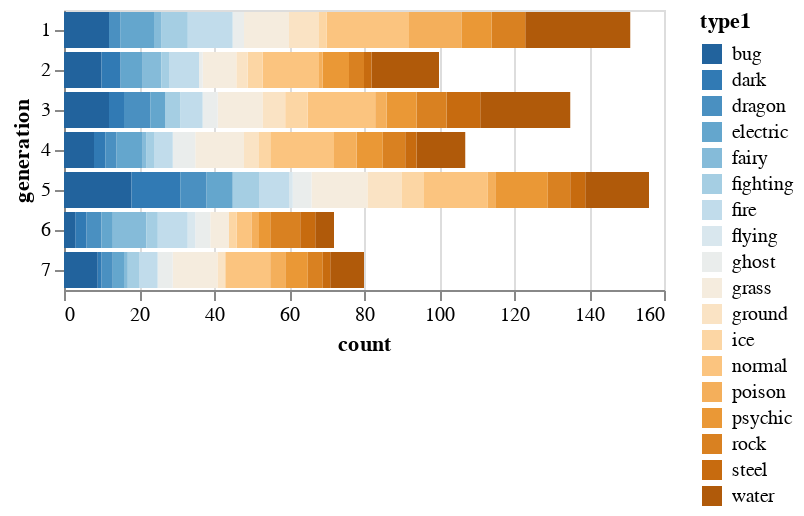

Notebook cell for this chart:
### Code cell
alt.Chart(df_generation_type).mark_bar().encode(
    x = 'count', 
    y = 'generation:N',
    color = alt.Color('type1:N').scale(scheme = 'blueorange')
)

### Figure 1 — Vega-Lite specification as saved in the notebook (floating-point values rounded to 4 significant figures)
{"config": {"view": {"continuousWidth": 300, "continuousHeight": 300}}, "data": {"name": "data-58580f079e78d2ecf11da8f9bbaf431e"}, "mark": {"type": "bar"}, "encoding": {"color": {"field": "type1", "scale": {"scheme": "blueorange"}, "type": "nominal"}, "x": {"field": "count", "type": "quantitative"}, "y": {"field": "generation", "type": "nominal"}}, "$schema": "https://vega.github.io/schema/vega-lite/v5.20.1.json", "datasets": {"data-58580f079e78d2ecf11da8f9bbaf431e": [{"generation": 1, "type1": "water", "count": 28}, {"generation": 1, "type1": "normal", "count": 22}, {"generation": 1, "type1": "poison", "count": 14}, {"generation": 1, "type1": "bug", "count": 12}, {"generation": 1, "type1": "grass", "count": 12}, {"generation": 1, "type1": "fire", "count": 12}, {"generation": 1, "type1": "electric", "count": 9}, {"generation": 1, "type1": "rock", "count": 9}, {"generation": 1, "type1": "psychic", "count": 8}, {"generation": 1, "type1": "ground", "count": 8}, {"generation": 1, "type1": "fighting", "count": 7}, {"generation": 1, "type1": "ghost", "count": 3}, {"generation": 1, "type1": "dragon", "count": 3}, {"generation": 1, "type1": "ice", "count": 2}, {"generation": 1, "type1": "fairy", "count": 2}, {"generation": 2, "type1": "water", "count": 18}, {"generation": 2, "type1": "normal", "count": 15}, {"generation": 2, "type1": "bug", "count": 10}, {"generation": 2, "type1": "grass", "count": 9}, {"generation": 2, "type1": "fire", "count": 8}, {"generation": 2, "type1": "psychic", "count": 7}, {"generation": 2, "type1": "electric", "count": 6}, {"generation": 2, "type1": "dark", "count": 5}, {"generation": 2, "type1": "fairy", "count": 5}, {"generation": 2, "type1": "ice", "count": 4}, {"generation": 2, "type1": "rock", "count": 4}, {"generation": 2, "type1": "ground", "count": 3}, {"generation": 2, "type1": "steel", "count": 2}, {"generation": 2, "type1": "fighting", "count": 2}, {"generation": 2, "type1": "ghost", "count": 1}, {"generation": 2, "type1": "poison", "count": 1}, {"generation": 3, "type1": "water", "count": 24}, {"generation": 3, "type1": "normal", "count": 18}, {"generation": 3, "type1": "grass", "count": 12}, {"generation": 3, "type1": "bug", "count": 12}, {"generation": 3, "type1": "steel", "count": 9}, {"generation": 3, "type1": "rock", "count": 8}, {"generation": 3, "type1": "psychic", "count": 8}, {"generation": 3, "type1": "dragon", "count": 7}, {"generation": 3, "type1": "ground", "count": 6}, {"generation": 3, "type1": "ice", "count": 6}, {"generation": 3, "type1": "fire", "count": 6}, {"generation": 3, "type1": "fighting", "count": 4}, {"generation": 3, "type1": "dark", "count": 4}, {"generation": 3, "type1": "ghost", "count": 4}, {"generation": 3, "type1": "electric", "count": 4}, {"generation": 3, "type1": "poison", "count": 3}, {"generation": 4, "type1": "normal", "count": 17}, {"generation": 4, "type1": "grass", "count": 13}, {"generation": 4, "type1": "water", "count": 13}, {"generation": 4, "type1": "bug", "count": 8}, {"generation": 4, "type1": "psychic", "count": 7}, {"generation": 4, "type1": "electric", "count": 7}, {"generation": 4, "type1": "rock", "count": 6}, {"generation": 4, "type1": "poison", "count": 6}, {"generation": 4, "type1": "ghost", "count": 6}, {"generation": 4, "type1": "fire", "count": 5}, {"generation": 4, "type1": "ground", "count": 4}, {"generation": 4, "type1": "ice", "count": 3}, {"generation": 4, "type1": "steel", "count": 3}, {"generation": 4, "type1": "dark", "count": 3}, {"generation": 4, "type1": "dragon", "count": 3}, {"generation": 4, "type1": "fighting", "count": 2}, {"generation": 4, "type1": "fairy", "count": 1}, {"generation": 5, "type1": "bug", "count": 18}, {"generation": 5, "type1": "normal", "count": 17}, {"generation": 5, "type1": "water", "count": 17}, {"generation": 5, "type1": "grass", "count": 15}, {"generation": 5, "type1": "psychic", "count": 14}, {"generation": 5, "type1": "dark", "count": 13}, {"generation": 5, "type1": "ground", "count": 9}, {"generation": 5, "type1": "fire", "count": 8}, {"generation": 5, "type1": "electric", "count": 7}, {"generation": 5, "type1": "dragon", "count": 7}, {"generation": 5, "type1": "fighting", "count": 7}, {"generation": 5, "type1": "rock", "count": 6}, {"generation": 5, "type1": "ice", "count": 6}, {"generation": 5, "type1": "ghost", "count": 5}, {"generation": 5, "type1": "steel", "count": 4}, {"generation": 5, "type1": "poison", "count": 2}, {"generation": 5, "type1": "flying", "count": 1}, {"generation": 6, "type1": "fairy", "count": 9}, {"generation": 6, "type1": "fire", "count": 8}, {"generation": 6, "type1": "rock", "count": 8}, {"generation": 6, "type1": "water", "count": 5}, {"generation": 6, "type1": "grass", "count": 5}, {"generation": 6, "type1": "normal", "count": 4}, {"generation": 6, "type1": "steel", "count": 4}, {"generation": 6, "type1": "dragon", "count": 4}, {"generation": 6, "type1": "ghost", "count": 4}, {"generation": 6, "type1": "fighting", "count": 3}, {"generation": 6, "type1": "psychic", "count": 3}, {"generation": 6, "type1": "electric", "count": 3}, {"generation": 6, "type1": "dark", "count": 3}, {"generation": 6, "type1": "bug", "count": 3}, {"generation": 6, "type1": "ice", "count": 2}, {"generation": 6, "type1": "flying", "count": 2}, {"generation": 6, "type1": "poison", "count": 2}, {"generation": 7, "type1": "grass", "count": 12}, {"generation": 7, "type1": "normal", "count": 12}, {"generation": 7, "type1": "bug", "count": 9}, {"generation": 7, "type1": "water", "count": 9}, {"generation": 7, "type1": "psychic", "count": 6}, {"generation": 7, "type1": "fire", "count": 5}, {"generation": 7, "type1": "rock", "count": 4}, {"generation": 7, "type1": "ghost", "count": 4}, {"generation": 7, "type1": "poison", "count": 4}, {"generation": 7, "type1": "fighting", "count": 3}, {"generation": 7, "type1": "electric", "count": 3}, {"generation": 7, "type1": "dragon", "count": 3}, {"generation": 7, "type1": "steel", "count": 2}, {"generation": 7, "type1": "ground", "count": 2}, {"generation": 7, "type1": "fairy", "count": 1}, {"generation": 7, "type1": "dark", "count": 1}]}}
